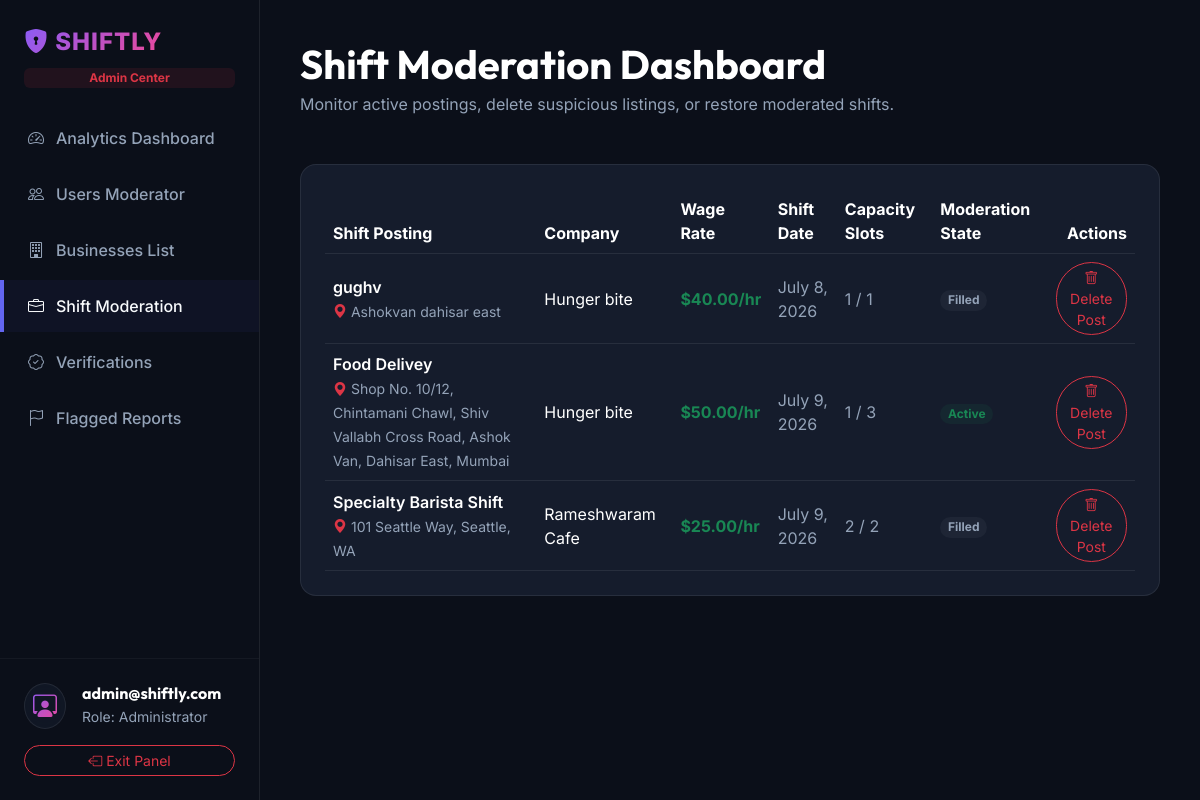
The app's page /api/v1/adminpanel/jobs/ (signed in) with its own data.
### accounts/models.py (models this page shows, shortened)
class User(AbstractUser):
    class Role(models.TextChoices):
        STUDENT = 'student', _('Student')
        BUSINESS = 'business', _('Business Owner')
        ADMIN = 'admin', _('Admin')
    class AccountStatus(models.TextChoices):
        PENDING = 'pending', _('Pending Approval')
        APPROVED = 'approved', _('Approved')
        REJECTED = 'rejected', _('Rejected')
        SUSPENDED = 'suspended', _('Suspended')
    username = None
    email = models.EmailField(_('email address'), unique=True)
    role = models.CharField(max_length=20, choices=Role.choices, default=Role.STUDENT)
    status = models.CharField(max_length=20, choices=AccountStatus.choices, default=AccountStatus.APPROVED)
    uuid = models.UUIDField(default=uuid.uuid4, editable=False, unique=True)
    is_active = models.BooleanField(default=True)
    is_verified = models.BooleanField(default=True)
    approved_by = models.ForeignKey('self', null=True, blank=True, on_delete=models.SET_NULL, related_name='approved_users')
    approved_at = models.DateTimeField(null=True, blank=True)
    created_at = models.DateTimeField(auto_now_add=True)
    updated_at = models.DateTimeField(auto_now=True)
    mfa_secret = models.CharField(max_length=255, blank=True, null=True)
    USERNAME_FIELD = 'email'
    REQUIRED_FIELDS = []
    objects = CustomUserManager()

### jobs/models.py (models this page shows, shortened)
class JobPosting(models.Model):
    class WorkType(models.TextChoices):
        REMOTE = 'remote', 'Remote'
        HYBRID = 'hybrid', 'Hybrid'
        ONSITE = 'onsite', 'Onsite'
    class RateType(models.TextChoices):
        HOURLY = 'hourly', 'Hourly'
        FIXED = 'fixed', 'Fixed'
    class JobStatus(models.TextChoices):
        DRAFT = 'draft', 'Draft'
        ACTIVE = 'active', 'Active'
        FILLED = 'filled', 'Filled'
        ARCHIVED = 'archived', 'Archived'
        CANCELLED = 'cancelled', 'Cancelled'
    uuid = models.UUIDField(default=uuid.uuid4, editable=False, unique=True)
    business = models.ForeignKey(BusinessProfile, on_delete=models.RESTRICT, related_name='jobs')
    title = models.CharField(max_length=255)
    description = models.TextField()
    work_type = models.CharField(max_length=20, choices=WorkType.choices, default=WorkType.ONSITE)
    location_name = models.CharField(max_length=255)
    latitude = models.DecimalField(max_digits=10, decimal_places=8)
    longitude = models.DecimalField(max_digits=11, decimal_places=8)
    base_pay = models.DecimalField(max_digits=10, decimal_places=2)
    rate_type = models.CharField(max_length=20, choices=RateType.choices, default=RateType.HOURLY)
    start_date = models.DateField()
    end_date = models.DateField()
    shift_start_time = models.TimeField()
    shift_end_time = models.TimeField()
    slots_available = models.PositiveIntegerField(default=1)
    slots_filled = models.PositiveIntegerField(default=0)
    status = models.CharField(max_length=20, choices=JobStatus.choices, default=JobStatus.DRAFT)
    created_at = models.DateTimeField(auto_now_add=True)
    updated_at = models.DateTimeField(auto_now=True)

### businesses/models.py (models this page shows, shortened)
class BusinessProfile(models.Model):
    class VerificationStatus(models.TextChoices):
        PENDING = 'pending', 'Pending'
        VERIFIED = 'verified', 'Verified'
        REJECTED = 'rejected', 'Rejected'
    user = models.OneToOneField(settings.AUTH_USER_MODEL, on_delete=models.CASCADE, related_name='business_profile')
    company_name = models.CharField(max_length=150)
    company_logo_url = models.URLField(max_length=255, blank=True, null=True)
    website_url = models.URLField(max_length=255, blank=True, null=True)
    description = models.TextField(blank=True, null=True)
    industry = models.CharField(max_length=100)
    business_registration_no = models.CharField(max_length=50, unique=True)
    tax_id = models.CharField(max_length=50, blank=True, null=True)
    verification_status = models.CharField(
        max_length=20,
        choices=VerificationStatus.choices,
        default=VerificationStatus.PENDING
    )
    reputation_score = models.DecimalField(max_digits=5, decimal_places=2, default=100.00)
    latitude = models.DecimalField(max_digits=10, decimal_places=8, null=True, blank=True)
    longitude = models.DecimalField(max_digits=11, decimal_places=8, null=True, blank=True)
    created_at = models.DateTimeField(auto_now_add=True)
    updated_at = models.DateTimeField(auto_now=True)

### adminpanel/views.py (the view)
# urls.py: path('jobs/', AdminJobsView.as_view(), name='admin_jobs'),
class AdminJobsView(AdminRequiredMixin, ListView):
    template_name = 'adminpanel/jobs.html'
    context_object_name = 'jobs'
    paginate_by = 25
    def get_queryset(self):
        return JobPosting.objects.select_related('business').order_by('-created_at')

### adminpanel/views.py (called while the page is built)
    def dispatch(self, request, *args, **kwargs):
        if not request.user.is_authenticated:
            return self.handle_no_permission()
        if request.user.role != 'admin':
            raise PermissionDenied("Only administrators can access this area.")
        return super().dispatch(request, *args, **kwargs)

### templates/adminpanel/jobs.html (shortened to what this page needs)
{% extends 'adminpanel/base.html' %}
{% block content %}
<div class="container-fluid p-0">
    <div class="mb-5">
        <h1 class="text-white mb-1">Shift Moderation Dashboard</h1>
        <p class="text-muted mb-0">Monitor active postings, delete suspicious listings, or restore moderated shifts.</p>
    </div>
    <div class="dash-card p-4">
        {% if jobs %}
            <div class="table-responsive">
                <table class="table table-dark table-hover align-middle mb-0" style="--bs-table-bg: transparent; --bs-table-border-color: var(--dark-border);">
                    <thead>
                        <tr class="text-muted">
                            <th>Shift Posting</th>
                            <th>Company</th>
                            <th>Wage Rate</th>
                            <th>Shift Date</th>
                            <th>Capacity Slots</th>
                            <th>Moderation State</th>
                            <th class="text-end">Actions</th>
                        </tr>
                    </thead>
                    <tbody>
                        {% for job in jobs %}
                            <tr id="job-row-{{ job.id }}">
                                <td>
                                    <div class="fw-semibold text-white">{{ job.title }}</div>
                                    <small class="text-muted"><i class="bi bi-geo-alt-fill text-danger text-xs"></i> {{ job.location_name }}</small>
                                </td>
                                <td class="text-white">{{ job.business.company_name }}</td>
                                <td><span class="text-success fw-bold">${{ job.base_pay }}/hr</span></td>
                                <td class="text-muted">{{ job.start_date }}</td>
                                <td class="text-muted">{{ job.slots_filled }} / {{ job.slots_available }}</td>
                                <td id="job-status-{{ job.id }}">
                                    <span class="badge
                                        {% if job.status == 'active' %}bg-success
                                        {% elif job.status == 'deleted' %}bg-danger
                                        {% else %}bg-secondary{% endif %}
                                        bg-opacity-10
                                        text-{% if job.status == 'active' %}success{% elif job.status == 'deleted' %}danger{% else %}secondary{% endif %}
                                        px-2.5 py-1.5 rounded-pill">
                                        {{ job.status|capfirst }}
                                    </span>
                                </td>
                                <td class="text-end" id="job-actions-{{ job.id }}">
                                    {% if job.status != 'deleted' %}
                                        <button class="btn btn-sm btn-outline-danger rounded-pill moderate-btn" data-id="{{ job.id }}" data-action="delete">
                                            <i class="bi bi-trash"></i> Delete Post
                                        </button>
                                    {% else %}
                                        <button class="btn btn-sm btn-outline-success rounded-pill moderate-btn" data-id="{{ job.id }}" data-action="restore">
                                            <i class="bi bi-arrow-counterclockwise"></i> Restore
                                        </button>
                                    {% endif %}
                                </td>
                            </tr>
                        {% endfor %}
                    </tbody>
                </table>
            </div>
        {% else %}
            <div class="text-center py-5">
                <i class="bi bi-briefcase text-muted display-4"></i>
                <h5 class="text-white mt-3">No shifts listed</h5>
                <p class="text-muted small mb-0">Employer shift job postings will populate here.</p>
            </div>
        {% endif %}
    </div>
</div>
{% endblock %}

### templates/adminpanel/base.html (shortened to what this page needs)
<!DOCTYPE html>
<html lang="en" data-bs-theme="dark">
<head>
    <link href="https://cdn.jsdelivr.net/npm/bootstrap@5.3.3/dist/css/bootstrap.min.css" rel="stylesheet">
    <link rel="stylesheet" href="https://cdn.jsdelivr.net/npm/bootstrap-icons@1.11.3/font/bootstrap-icons.min.css">
    <link rel="stylesheet" href="/assets/css/main.css">
</head>
<body>
    <aside class="sidebar d-flex flex-column justify-content-between py-4">
        <div>
            <div class="px-4 mb-4">
                <a href="{% url 'admin_dashboard' %}" class="navbar-brand text-gradient-admin fs-4 fw-extrabold"><i class="bi bi-shield-lock-fill"></i> SHIFTLY</a>
                <span class="badge bg-danger bg-opacity-10 text-danger d-block mt-2 w-fit">Admin Center</span>
            </div>
            <nav class="d-flex flex-column gap-1">
                <a href="{% url 'admin_dashboard' %}" class="sidebar-link {% if request.resolver_match.url_name == 'admin_dashboard' %}active{% endif %}">
                    <i class="bi bi-speedometer2"></i> Analytics Dashboard
                </a>
                <a href="{% url 'admin_users' %}" class="sidebar-link {% if request.resolver_match.url_name == 'admin_users' %}active{% endif %}">
                    <i class="bi bi-people"></i> Users Moderator
                </a>
                <a href="{% url 'admin_businesses' %}" class="sidebar-link {% if request.resolver_match.url_name == 'admin_businesses' %}active{% endif %}">
                    <i class="bi bi-building"></i> Businesses List
                </a>
                <a href="{% url 'admin_jobs' %}" class="sidebar-link {% if request.resolver_match.url_name == 'admin_jobs' %}active{% endif %}">
                    <i class="bi bi-briefcase"></i> Shift Moderation
                </a>
                <a href="{% url 'admin_verifications' %}" class="sidebar-link {% if request.resolver_match.url_name == 'admin_verifications' %}active{% endif %}">
                    <i class="bi bi-patch-check"></i> Verifications
                </a>
                <a href="{% url 'admin_reports' %}" class="sidebar-link {% if request.resolver_match.url_name == 'admin_reports' %}active{% endif %}">
                    <i class="bi bi-flag"></i> Flagged Reports
                </a>
            </nav>
        </div>
        <div class="px-4 border-top border-secondary border-opacity-10 pt-4">
            <div class="d-flex align-items-center gap-3 mb-3">
                <div class="bg-glass rounded-circle p-1">
                    <i class="bi bi-person-workspace text-gradient-admin fs-4 px-1"></i>
                </div>
                <div>
                    <h6 class="mb-0 text-white">{{ request.user.email|slice:":18" }}</h6>
                    <small class="text-muted">Role: Administrator</small>
                </div>
            </div>
            <a href="{% url 'logout_page' %}" class="btn btn-outline-danger btn-sm w-100 rounded-pill"><i class="bi bi-box-arrow-left"></i> Exit Panel</a>
        </div>
    </aside>
    <main class="main-content">
        {% block content %}{% endblock %}
    </main>
</body>
</html>

### assets/css/main.css (style rules this page uses)
:root { --primary-gradient: linear-gradient(135deg, #FF4B2B 0%, #FF416C 100%); --secondary-gradient: linear-gradient(135deg, #6366F1 0%, #4F46E5 100%); --accent-gradient: linear-gradient(135deg, #10B981 0%, #059669 100%); --primary-color: #FF4655; --primary-coral: #FF416C; --secondary-indigo: #6366F1; --success-emerald: #10B981; --dark-bg: #0B0F19; --dark-card: #151C2C; --dark-border: rgba(255, 255, 255, 0.08); --dark-glow: rgba(255, 65, 108, 0.15); --text-light: #F8FAFC; --text-muted: #94A3B8; --white: #FFFFFF; --transition-smooth: all 0.4s cubic-bezier(0.4, 0, 0.2, 1); }
body { background-color: var(--dark-bg); color: var(--text-light); font-family: 'Inter', sans-serif; overflow-x: hidden; scroll-behavior: smooth; }
h1, h2, h3, h4, h5, h6, .display-font { font-family: 'Outfit', sans-serif; font-weight: 700; }
.bg-glass { background: rgba(21, 28, 44, 0.65); backdrop-filter: blur(16px); -webkit-backdrop-filter: blur(16px); border: 1px solid var(--dark-border); }
.navbar-brand { font-size: 1.6rem; font-weight: 800; letter-spacing: 1px; }
.text-muted { color: #94A3B8 !important; }
.text-secondary { color: #94A3B8 !important; }

### templates/adminpanel/base.html (style rules this page uses)
.sidebar { position: fixed; top: 0; bottom: 0; left: 0; width: 260px; background: #0b0f19; border-right: 1px solid var(--dark-border); z-index: 100; transition: var(--transition-smooth); }
.sidebar-link { color: var(--text-muted); text-decoration: none; padding: 14px 24px; display: flex; align-items: center; gap: 12px; font-weight: 500; transition: var(--transition-smooth); border-left: 4px solid transparent; }
.sidebar-link:hover, .sidebar-link.active { color: var(--text-light); background: rgba(99, 102, 241, 0.05); border-left-color: var(--secondary-indigo); }
.main-content { margin-left: 260px; padding: 40px; min-height: 100vh; }
.dash-card { background-color: var(--dark-card); border: 1px solid var(--dark-border); border-radius: 16px; transition: var(--transition-smooth); }
.text-gradient-admin { background: linear-gradient(135deg, #8B5CF6 0%, #EC4899 100%); -webkit-background-clip: text; -webkit-text-fill-color: transparent; }

### records on screen
User: user.email "admin@shiftly.com"
JobPosting: title "gughv", location_name "Ashokvan dahisar east", business.company_name "Hunger bite", base_pay "40.00", start_date "July 8, 2026", slots_filled "1", slots_available "1", status "Filled"
JobPosting: title "Food Delivey", location_name "Shop No. 10/12, Chintamani Chawl, Shiv Vallabh Cross Road, Ashok Van, Dahisar East, Mumbai", business.company_name "Hunger bite", base_pay "50.00", start_date "July 9, 2026", slots_filled "1", slots_available "3", status "Active"
JobPosting: title "Specialty Barista Shift", location_name "101 Seattle Way, Seattle, WA", business.company_name "Rameshwaram Cafe", base_pay "25.00", start_date "July 9, 2026", slots_filled "2", slots_available "2", status "Filled"
